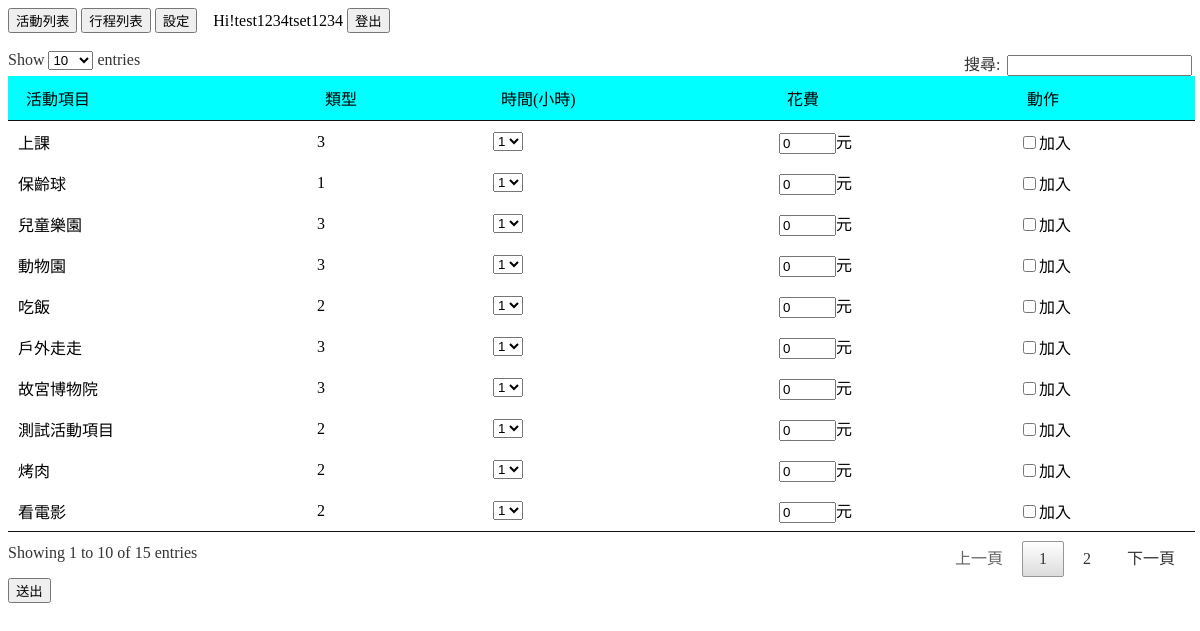
The page /plan_insert.php (signed in) on the database as committed earlier.
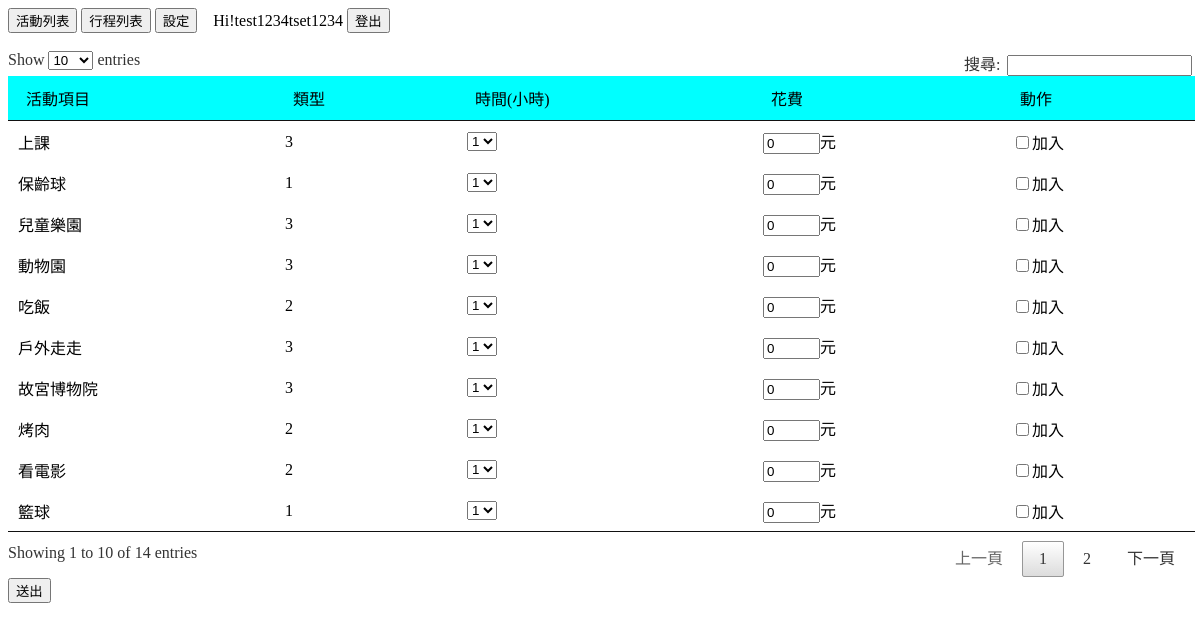
The same page on the database as committed later.
### tables this page shows
CREATE TABLE `activity` (
  `ac_id` int(6) UNSIGNED NOT NULL,
  `ac_type` int(30) NOT NULL,
  `ac_name` varchar(30) NOT NULL,
  `ac_weather` varchar(30) NOT NULL,
  `ac_drive` int(30) NOT NULL,
  `ac_carry` varchar(30) NOT NULL,
  `ac_spend` int(30) NOT NULL,
  `ac_hours` int(30) NOT NULL,
  `ac_timetype` varchar(30) NOT NULL,
  `ac_updatedate` timestamp NOT NULL DEFAULT CURRENT_TIMESTAMP ON UPDATE CURRENT_TIMESTAMP
);

### select_activity.php (called while the page is built, shortened)
<?php
    include("mysql.php");
    $sql = "select ac_id,ac_name,ac_type,(select name from activity_types where id = ac_type) as type_name,ac_weather,ac_drive,ac_carry,ac_spend,ac_hours,ac_timetype from activity";
    $query = $conn->query($sql);
    $active = $query->fetchAll(PDO::FETCH_ASSOC);
?>

### plan_insert.php (the view, shortened to what this page needs)
<html>
  <head>
  </head>
<link href="jquery.dataTables.min.css" rel="stylesheet" />
<?php session_start();
    include("mysql.php");
    $us_admin = $_SESSION['us_admin'];
    if(!empty($us_admin)){
        include("select_activity.php");
    }
 ?>
  <body>
    <form name="showForm" method="post">
        <input type="button" value="活動列表" onClick="show('activity')"/>
        <input type="button" value="行程列表" onClick="show('plan')"/>
        <input type="button" value="設定" onClick="show('setting')"/>
        &nbsp&nbsp
        Hi!<?php echo $_SESSION['us_name'];
        echo $_SESSION['us_account'];?>
        <input type="button" value="登出" onClick="show('sign_out')"/>
        <br/><br/>
        <table id="example">
	<thead>
        <tr>
            <td bgcolor="#00FFFF">活動項目</td>
            <td bgcolor="#00FFFF">類型</td>
            <?php
                if($us_admin != 'Y'){
            ?>
            <td bgcolor="#00FFFF">時間(小時)</td>
            <td bgcolor="#00FFFF">花費</td>
            <td bgcolor="#00FFFF">動作</td>
            <?php
                }
            ?>
        </tr>
	</thead>
	<tbody>
        <?php
            foreach ($active as $key => $value) {
        ?>
         <tr>
            <td class="ac_name">
                    <?php echo $value["ac_name"]?>
            </td>
            <td class="ac_type">
                    <?php echo $value["ac_type"]?>
            </td>
            <?php
                if($us_admin != 'Y'){
            ?>
            <td>
                <select name="hour">
                    <option value="1">1</option>
                </select>
            </td>
            <td>
                <input type="text" name="spend" size=4 value="0">元</input>
            </td>
            <td>
                <input type="checkbox" name="add" >加入</input>
            </td>
            <?php
                }
            ?>
        </tr>
        <?php
            }
        ?>
	</tbody>
</table>
        <input type="submit" value="送出" onClick="go_plan()"/>
    </form>
  </body>
</html>

Rows that differ between the two databases and show on the page:
removed activity: ac_name "測試活動項目", ac_type "2"
now on this page (row edited): activity: ac_name "籃球", ac_type "1"
Other text that changed with them:
text written by a page script: "Show entries 搜尋: Showing 1 to 10 of 15 entries 上一頁 1 2 下一頁" → "Show entries 搜尋: Showing 1 to 10 of 14 entries 上一頁 1 2 下一頁"
